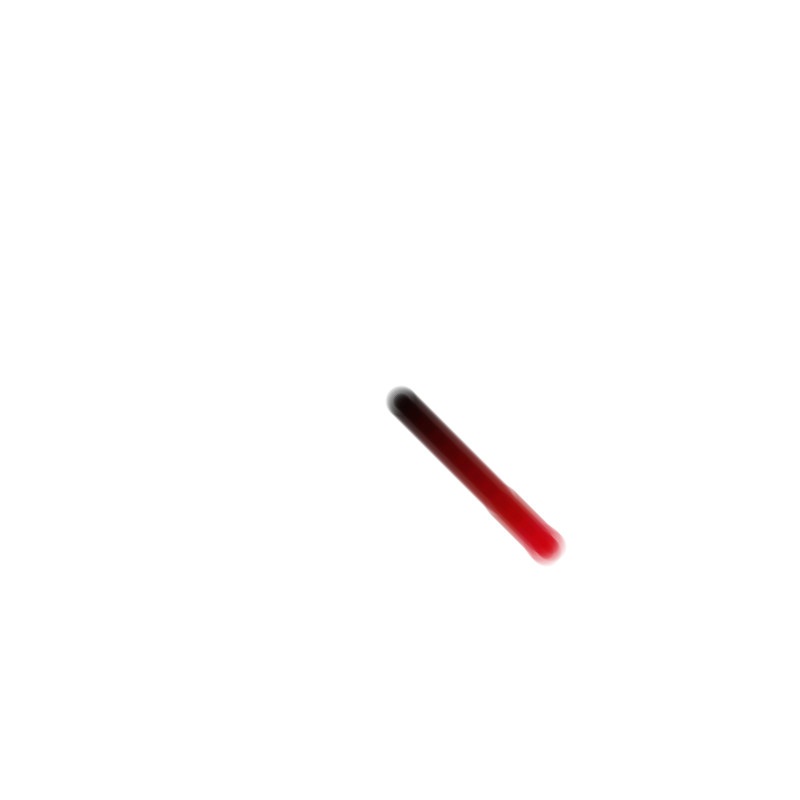
Frame 1 (no input)
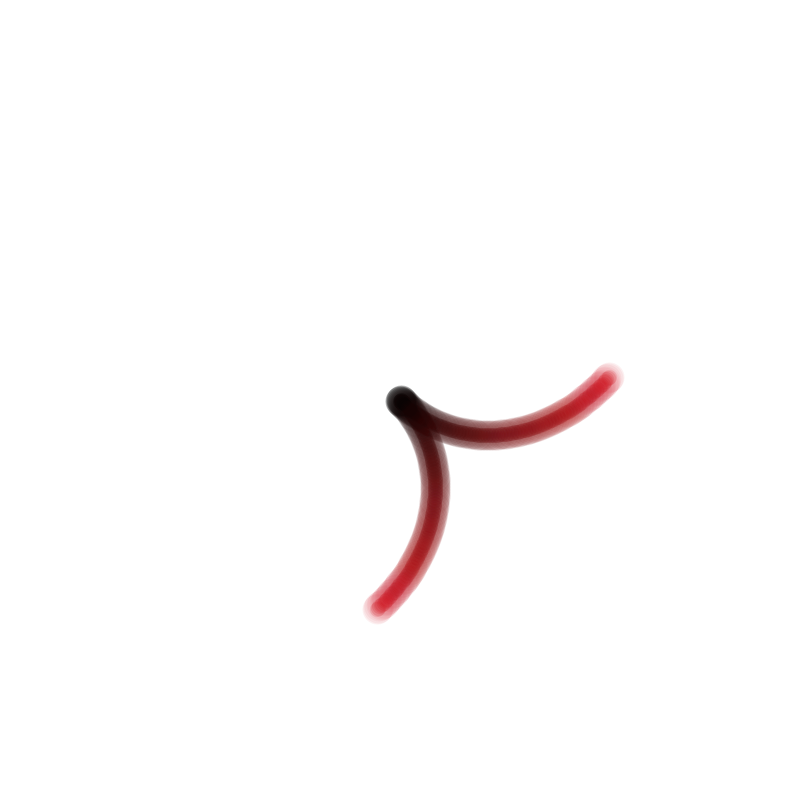
Frame 60 (the mouse pressed at the canvas centre just before this capture)
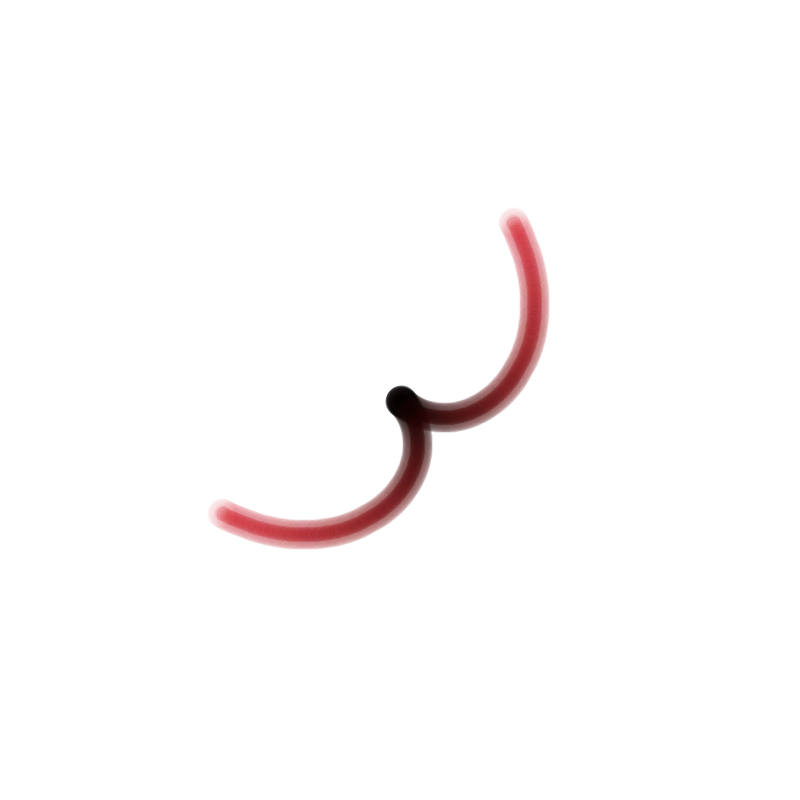
Frame 120 (the mouse held since frame 60 and released just before this capture)

The Processing sketch that drew these frames (run headless with seeded random() and noise(); from frame 60 on, the mouse is pressed at the canvas centre):

// Processing sketch: processing_171636
// ── processing_171636.pde

// point spirals that develop over time by Catherine Caudwell

color from = color(0);
color to = color(205, 0, 10);


void setup() {
  size(800, 800);
  background(255);
  smooth();

}

void draw() {

  background(255);

  for (float i = 1; i < 150; i ++) {
    strokeWeight(15);
stroke(lerpColor(from,to,(float)i/150.0),frameCount/i+30);
    drawSpiral(width/2, height/2, i, i, i*frameCount*0.0001);
 strokeWeight(30);
    stroke(lerpColor(from,to,(float)i/150.0),frameCount/i+15);
    drawSpiral(width/2, height/2, i, i, i*frameCount*0.0001);
       strokeWeight(30);
       stroke(lerpColor(from,to,i/150.0),frameCount/i+15);
    drawSpiral(width/2, height/2, i, i, -i*frameCount*0.0001);
strokeWeight(15);
    stroke(lerpColor(from,to,(float)i/150.0),frameCount/i+30);
    drawSpiral(width/2, height/2, i, i, -i*frameCount*0.0001);
  }
}

void drawSpiral(float t, float k, float x, float y, float r) {
  pushMatrix();
  translate(t, k);
  rotate(r);
  point(x, y);
  popMatrix();
}
